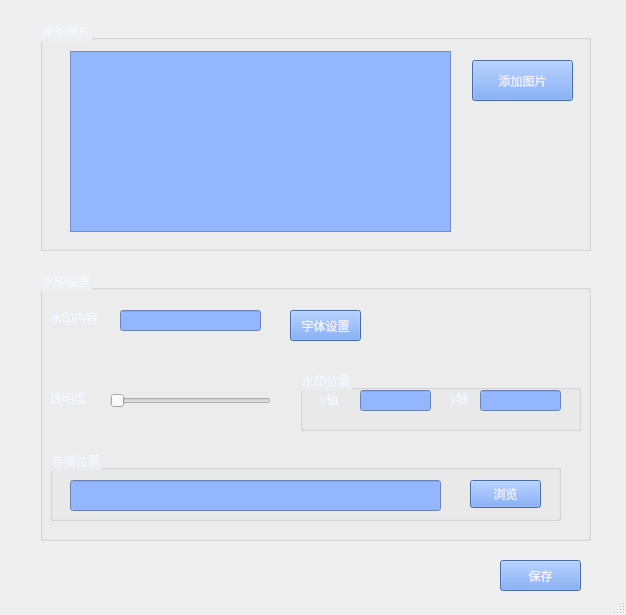
<?xml version="1.0" encoding="UTF-8"?>
<ui version="4.0">
 <class>MainWindow</class>
 <widget class="QMainWindow" name="MainWindow">
  <property name="geometry">
   <rect>
    <x>0</x>
    <y>0</y>
    <width>626</width>
    <height>615</height>
   </rect>
  </property>
  <property name="windowTitle">
   <string>添加水印</string>
  </property>
  <property name="windowIcon">
   <iconset>
    <normaloff>image/friendly icons.ico</normaloff>image/friendly icons.ico</iconset>
  </property>
  <property name="styleSheet">
   <string notr="true">color: rgb(242, 247, 255);</string>
  </property>
  <widget class="QWidget" name="centralwidget">
   <widget class="QGroupBox" name="groupBox_2">
    <property name="geometry">
     <rect>
      <x>40</x>
      <y>270</y>
      <width>551</width>
      <height>271</height>
     </rect>
    </property>
    <property name="title">
     <string>水印设置</string>
    </property>
    <widget class="QLabel" name="label_3">
     <property name="geometry">
      <rect>
       <x>10</x>
       <y>120</y>
       <width>51</width>
       <height>16</height>
      </rect>
     </property>
     <property name="text">
      <string>透明度</string>
     </property>
    </widget>
    <widget class="QSlider" name="horizontalSlider">
     <property name="geometry">
      <rect>
       <x>70</x>
       <y>120</y>
       <width>161</width>
       <height>22</height>
      </rect>
     </property>
     <property name="font">
      <font>
       <family>微软雅黑</family>
      </font>
     </property>
     <property name="orientation">
      <enum>Qt::Horizontal</enum>
     </property>
    </widget>
    <widget class="QGroupBox" name="groupBox_4">
     <property name="geometry">
      <rect>
       <x>260</x>
       <y>100</y>
       <width>281</width>
       <height>61</height>
      </rect>
     </property>
     <property name="title">
      <string>水印位置</string>
     </property>
     <widget class="QLabel" name="label_4">
      <property name="geometry">
       <rect>
        <x>20</x>
        <y>20</y>
        <width>31</width>
        <height>20</height>
       </rect>
      </property>
      <property name="text">
       <string>x轴</string>
      </property>
     </widget>
     <widget class="QLineEdit" name="x">
      <property name="geometry">
       <rect>
        <x>60</x>
        <y>20</y>
        <width>71</width>
        <height>21</height>
       </rect>
      </property>
      <property name="styleSheet">
       <string notr="true">background-color: rgb(148, 182, 255);</string>
      </property>
     </widget>
     <widget class="QLabel" name="label_5">
      <property name="geometry">
       <rect>
        <x>150</x>
        <y>20</y>
        <width>31</width>
        <height>16</height>
       </rect>
      </property>
      <property name="text">
       <string>y轴</string>
      </property>
     </widget>
     <widget class="QLineEdit" name="y">
      <property name="geometry">
       <rect>
        <x>180</x>
        <y>20</y>
        <width>81</width>
        <height>21</height>
       </rect>
      </property>
      <property name="styleSheet">
       <string notr="true">background-color: rgb(148, 182, 255);</string>
      </property>
     </widget>
    </widget>
    <widget class="QGroupBox" name="groupBox_3">
     <property name="geometry">
      <rect>
       <x>10</x>
       <y>180</y>
       <width>511</width>
       <height>71</height>
      </rect>
     </property>
     <property name="title">
      <string>存储位置</string>
     </property>
     <widget class="QLineEdit" name="t2">
      <property name="geometry">
       <rect>
        <x>20</x>
        <y>30</y>
        <width>371</width>
        <height>31</height>
       </rect>
      </property>
      <property name="styleSheet">
       <string notr="true">background-color: rgb(148, 182, 255);</string>
      </property>
     </widget>
     <widget class="QPushButton" name="b2">
      <property name="geometry">
       <rect>
        <x>420</x>
        <y>30</y>
        <width>71</width>
        <height>28</height>
       </rect>
      </property>
      <property name="styleSheet">
       <string notr="true">background-color: rgb(100, 149, 237);
color: rgb(246, 243, 255);</string>
      </property>
      <property name="text">
       <string>浏览</string>
      </property>
     </widget>
    </widget>
    <widget class="QLabel" name="label">
     <property name="geometry">
      <rect>
       <x>10</x>
       <y>40</y>
       <width>72</width>
       <height>15</height>
      </rect>
     </property>
     <property name="text">
      <string>水印内容</string>
     </property>
    </widget>
    <widget class="QLineEdit" name="t1">
     <property name="geometry">
      <rect>
       <x>80</x>
       <y>40</y>
       <width>141</width>
       <height>21</height>
      </rect>
     </property>
     <property name="styleSheet">
      <string notr="true">background-color: rgb(148, 182, 255);</string>
     </property>
     <property name="text">
      <string/>
     </property>
    </widget>
    <widget class="QPushButton" name="b1">
     <property name="geometry">
      <rect>
       <x>250</x>
       <y>40</y>
       <width>71</width>
       <height>31</height>
      </rect>
     </property>
     <property name="styleSheet">
      <string notr="true">background-color: rgb(100, 149, 237);
color: rgb(246, 243, 255);</string>
     </property>
     <property name="text">
      <string>字体设置</string>
     </property>
    </widget>
   </widget>
   <widget class="QPushButton" name="bc">
    <property name="geometry">
     <rect>
      <x>500</x>
      <y>560</y>
      <width>81</width>
      <height>31</height>
     </rect>
    </property>
    <property name="styleSheet">
     <string notr="true">background-color: rgb(100, 149, 237);
color: rgb(246, 243, 255);</string>
    </property>
    <property name="text">
     <string>保存</string>
    </property>
   </widget>
   <widget class="QGroupBox" name="groupBox_5">
    <property name="geometry">
     <rect>
      <x>40</x>
      <y>20</y>
      <width>551</width>
      <height>231</height>
     </rect>
    </property>
    <property name="title">
     <string>添加图片</string>
    </property>
    <widget class="QPushButton" name="b">
     <property name="geometry">
      <rect>
       <x>432</x>
       <y>40</y>
       <width>101</width>
       <height>41</height>
      </rect>
     </property>
     <property name="styleSheet">
      <string notr="true">background-color: rgb(100, 149, 237);
color: rgb(246, 243, 255);</string>
     </property>
     <property name="text">
      <string>添加图片</string>
     </property>
    </widget>
    <widget class="QListWidget" name="listWidget">
     <property name="geometry">
      <rect>
       <x>30</x>
       <y>31</y>
       <width>381</width>
       <height>181</height>
      </rect>
     </property>
     <property name="styleSheet">
      <string notr="true">background-color: rgb(148, 182, 255);</string>
     </property>
    </widget>
   </widget>
  </widget>
  <widget class="QStatusBar" name="statusbar"/>
 </widget>
 <resources/>
 <connections>
  <connection>
   <sender>b</sender>
   <signal>clicked()</signal>
   <receiver>MainWindow</receiver>
   <slot>getFiles()</slot>
   <hints>
    <hint type="sourcelabel">
     <x>526</x>
     <y>71</y>
    </hint>
    <hint type="destinationlabel">
     <x>614</x>
     <y>124</y>
    </hint>
   </hints>
  </connection>
  <connection>
   <sender>b1</sender>
   <signal>clicked()</signal>
   <receiver>MainWindow</receiver>
   <slot>setFont()</slot>
   <hints>
    <hint type="sourcelabel">
     <x>331</x>
     <y>327</y>
    </hint>
    <hint type="destinationlabel">
     <x>607</x>
     <y>310</y>
    </hint>
   </hints>
  </connection>
  <connection>
   <sender>b2</sender>
   <signal>clicked()</signal>
   <receiver>MainWindow</receiver>
   <slot>msg()</slot>
   <hints>
    <hint type="sourcelabel">
     <x>503</x>
     <y>493</y>
    </hint>
    <hint type="destinationlabel">
     <x>611</x>
     <y>489</y>
    </hint>
   </hints>
  </connection>
  <connection>
   <sender>bc</sender>
   <signal>clicked()</signal>
   <receiver>MainWindow</receiver>
   <slot>addMark()</slot>
   <hints>
    <hint type="sourcelabel">
     <x>523</x>
     <y>574</y>
    </hint>
    <hint type="destinationlabel">
     <x>394</x>
     <y>573</y>
    </hint>
   </hints>
  </connection>
  <connection>
   <sender>listWidget</sender>
   <signal>itemClicked(QListWidgetItem*)</signal>
   <receiver>MainWindow</receiver>
   <slot>itemClick()</slot>
   <hints>
    <hint type="sourcelabel">
     <x>248</x>
     <y>144</y>
    </hint>
    <hint type="destinationlabel">
     <x>387</x>
     <y>257</y>
    </hint>
   </hints>
  </connection>
 </connections>
 <slots>
  <slot>getFiles()</slot>
  <slot>setFont()</slot>
  <slot>msg()</slot>
  <slot>addMark()</slot>
  <slot>itemClick()</slot>
 </slots>
</ui>
